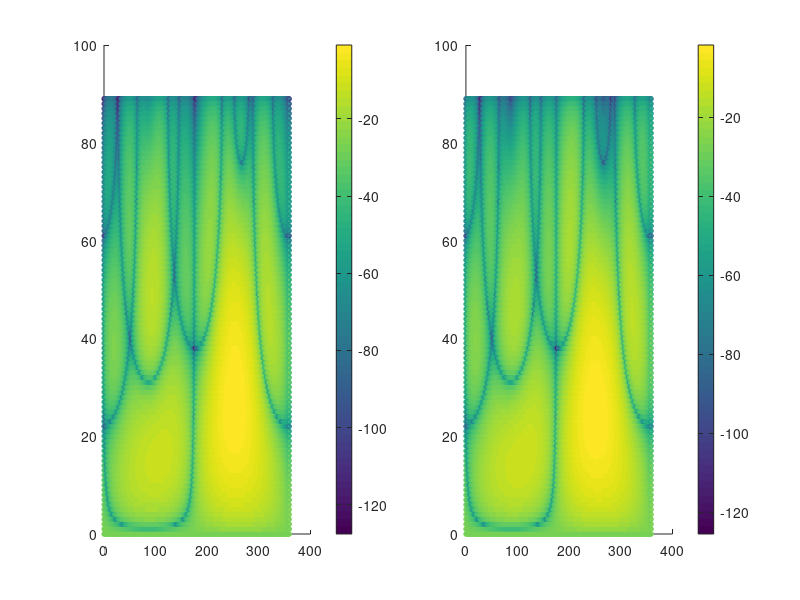

The MATLAB script that drew this image:
cd('~/Documents/MIT/21cm/sat_cal/updates/satcalanalysis/tileModel');

beamdatans=importdata('tileNS_E04S01.tsv');
beamdataew=importdata('tileEW_E04S01.tsv');

theta=beamdatans(:,1);
phi=beamdatans(:,2);
beamns=beamdatans(:,3);
beamew=beamdataew(:,3);

x=theta.*cos(phi*pi/180);
y=theta.*sin(phi*pi/180);

%%

%scatter(x,y,10,beam);colorbar;

subplot(121);
scatter(phi,theta,10,beamns);colorbar;
subplot(122);
scatter(phi,theta,10,beamew);colorbar;
